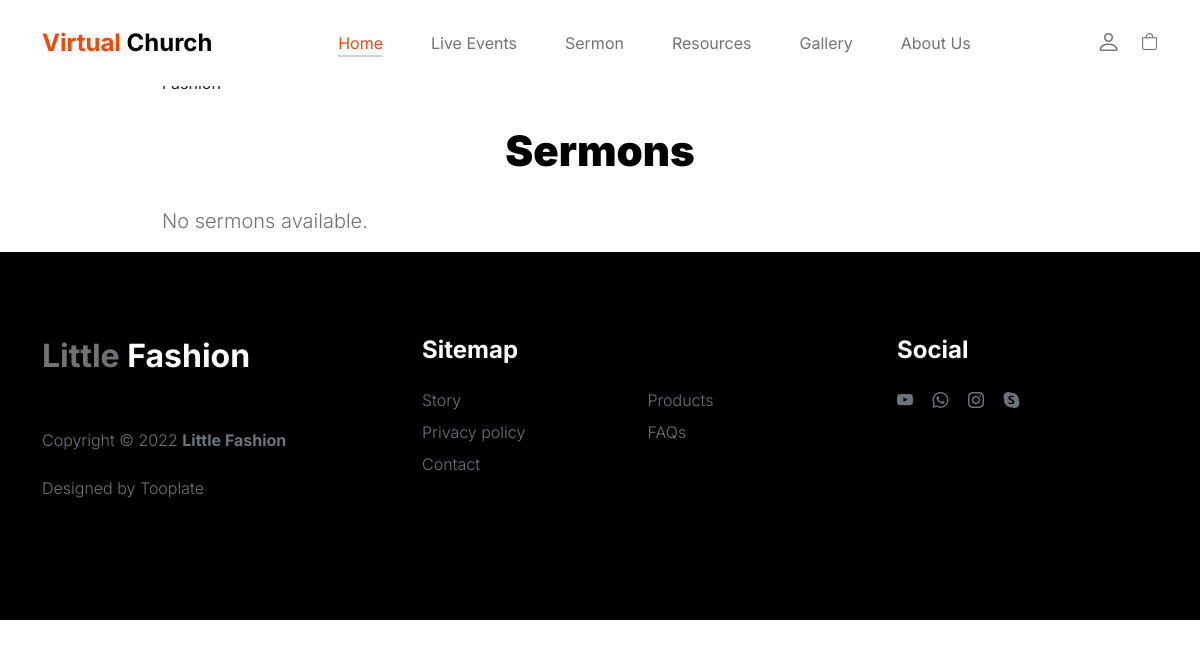
Before: /sermons/ with the older database file.
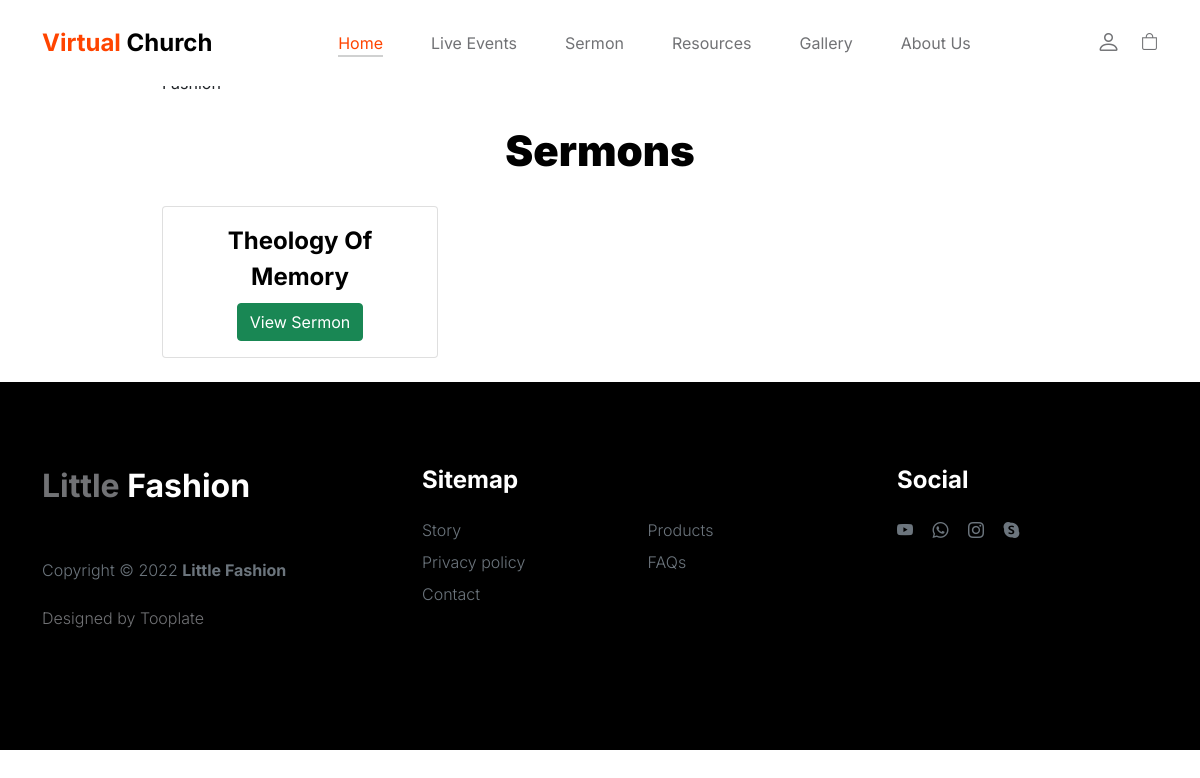
After: the same page with the newer database file.
### home/models.py (models this page shows, shortened)
class Sermon(models.Model):
    title = models.CharField(max_length=255)
    description = models.TextField()
    video_url = models.URLField(help_text="YouTube or Azure Video URL")
    scripture = models.TextField()
    scripture_link = models.URLField(blank=True, null=True, help_text="Link to Bible Gateway search")
    notes = models.TextField()
    questions = models.TextField()
    image = models.ImageField(upload_to='sermon_images/', blank=True, null=True)

### home/views.py (the view)
# urls.py: path('sermons/', views.sermon_list, name='sermon_list'),  # List view
def sermon_list(request):
    sermons = Sermon.objects.all()  # Fetch all sermons
    return render(request, 'sermon_list.html', {'sermons': sermons})

### home/templates/sermon_list.html (shortened to what this page needs)
{% extends "base.html" %}
{% block content %}
<div class="col-lg-9 mx-auto col-11">
    <h2 class="text-center"><br>  </h2>
<div class="container"> Fashion</h2>
    <h2 class="text-center my-4">Sermons</h2>
    <div class="row">
        {% for sermon in sermons %}
        <div class="col-md-4">
            <div class="card mb-4">
                <div class="card-body text-center">
                    <h5 class="card-title">{{ sermon.title }}</h5>
                    <a href="{% url 'sermon_detail' sermon.pk %}" class="btn btn-success">View Sermon</a>
                </div>
            </div>
        </div>
        {% empty %}
        <p>No sermons available.</p>
        {% endfor %}
    </div>
</div>
{% endblock %}

Changed rows visible on the page:
added Sermon: title "Theology Of Memory"
Other visible differences:
text no longer shown: "No sermons available."
